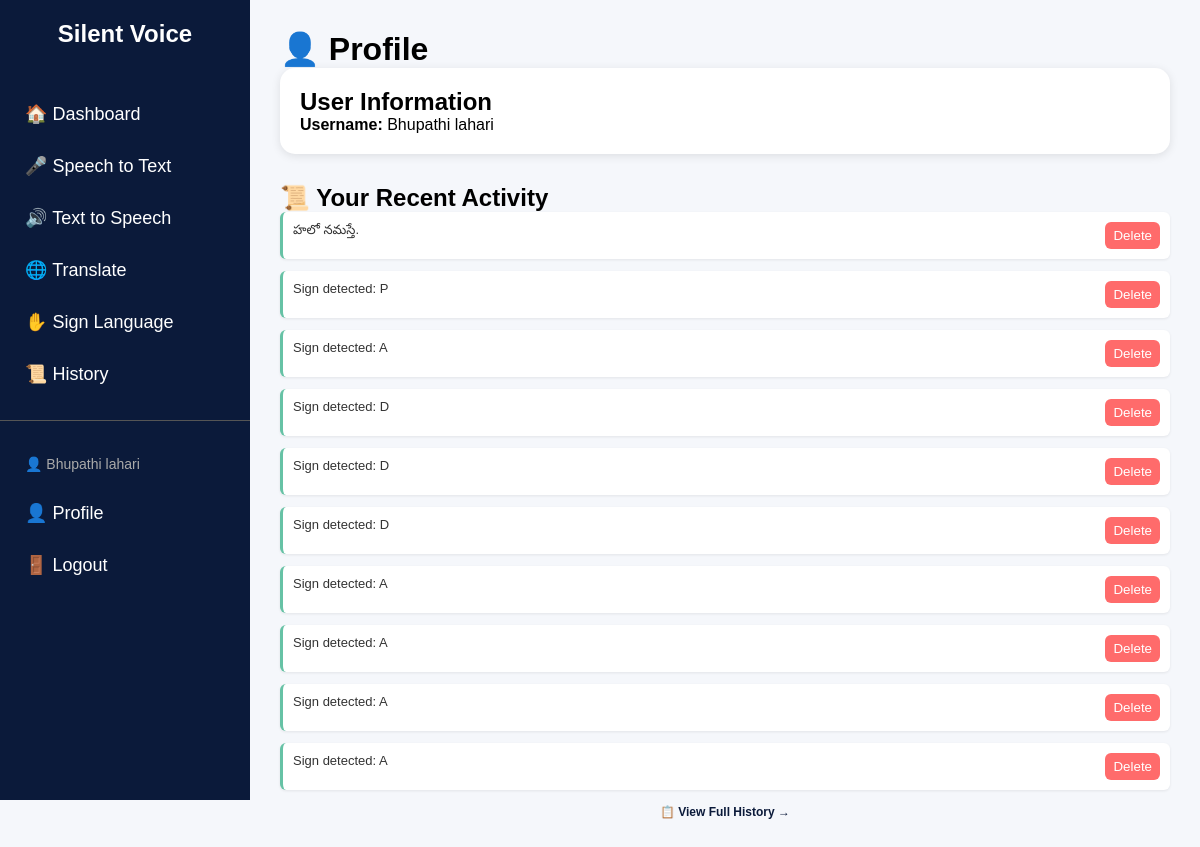
Screenshot of /profile (signed in) with the database file from the repository.
### tables this page shows
CREATE TABLE history (
    id INTEGER PRIMARY KEY AUTOINCREMENT,
    text TEXT
, username TEXT, created_at TIMESTAMP);

### app.py (the view)
@app.route("/profile")
@login_required
def profile():
    username = session['username']
    conn = get_db()
    cursor = conn.cursor()
    cursor.execute("SELECT id, username, text, created_at FROM history WHERE username = ? ORDER BY id DESC", (username,))
    history = cursor.fetchall()
    conn.close()
    return render_template("profile.html", username=username, history=history)

### app.py (called while the page is built)
def get_db():
    return sqlite3.connect("data.db")

def login_required(view):
    @wraps(view)
    def wrapped_view(**kwargs):
        if 'username' not in session:
            if request.method == 'POST' or request.is_json:
                return jsonify({"error": "Authentication required."}), 401
            return redirect(url_for('login'))
        return view(**kwargs)
    return wrapped_view

@app.context_processor
def inject_user():
    return dict(username=session.get('username'))

### templates/profile.html (shortened to what this page needs)
{% extends "base.html" %}
{% block content %}
<h1>👤 Profile</h1>
<div class="card">
    <h2>User Information</h2>
    <p><strong>Username:</strong> {{ username }}</p>
</div>
<h2 style="margin-top:30px;">📜 Your Recent Activity</h2>
{% if history %}
    <div class="history-list">
        {% for item in history[:10] %}
            <div class="history-item" data-entry-id="{{ item[0] }}">
                <div class="history-item-content">
                    {{ item[2] }}
                </div>
                <div style="margin-left:12px; display:flex; gap:8px; align-items:flex-start;">
                    <button class="btn-delete-entry" data-id="{{ item[0] }}" style="background:#ff6b6b;border:none;color:white;padding:6px 8px;border-radius:6px;cursor:pointer;">Delete</button>
                </div>
            </div>
        {% endfor %}
    </div>
    <p style="font-size: 12px; color: #999; margin-top: 15px; text-align: center;">
        <a href="/history-page" style="color: #0b1a3a; text-decoration: none; font-weight: bold;">
            📋 View Full History →
        </a>
    </p>
{% else %}
    <p style="color:#666;margin-top:15px;">No history yet. Start using the app to see your records here.</p>
{% endif %}
{% endblock %}

### templates/base.html (shortened to what this page needs)
<!DOCTYPE html>
<html>
<head>
</head>
<body>
    <div class="sidebar">
        <h2>Silent Voice</h2>
        <a href="/">🏠 Dashboard</a>
        <a href="/speech-to-text">🎤 Speech to Text</a>
        <a href="/text-to-speech">🔊 Text to Speech</a>
        <a href="/translate-page">🌐 Translate</a>
        <a href="/sign-language">✋ Sign Language</a>
        <a href="/history-page">📜 History</a>
        <hr style="border:0;height:1px;background:#555;margin:20px 0;">
        {% if username %}
            <p style="color:#aaa;padding:15px 25px;font-size:14px;">👤 {{ username }}</p>
            <a href="/profile">👤 Profile</a>
            <a href="/logout">🚪 Logout</a>
        {% else %}
            <a href="/login">🔓 Login</a>
        {% endif %}
    </div>
    <div class="main-content">
        {% block content %}
        {% endblock %}
    </div>
</body>
</html>

### templates/base.html (style rules this page uses)
* { margin:0; padding:0; box-sizing:border-box; font-family: Arial; }
body { display:flex; background:#f5f7fb; }
.sidebar { width:250px; height:100vh; background:#0b1a3a; color:white; position:fixed; padding-top:20px; }
.sidebar h2 { text-align:center; margin-bottom:40px; }
.sidebar a { display:block; color:white; text-decoration:none; padding:15px 25px; font-size:18px; }
.main-content { margin-left:250px; width:100%; padding:30px; }
.card { background:white; padding:20px; border-radius:15px; margin-bottom:20px; box-shadow:0px 2px 10px rgba(0,0,0,0.1); }
button { background:#2563eb; color:white; border:none; padding:10px 20px; border-radius:8px; cursor:pointer; }

### templates/profile.html (style rules this page uses)
.history-list { max-width: 900px; }
.history-item { display: flex; margin-bottom: 12px; padding: 10px; background: white; border-radius: 6px; border-left: 3px solid #66c2a5; box-shadow: 0 1px 3px rgba(0, 0, 0, 0.08); }
.history-item-content { flex: 1; color: #333; font-size: 13px; }

### rows the page displays
history: text "హలో నమస్తే."
history: text "Sign detected: P"
history: text "Sign detected: A"
history: text "Sign detected: D"
history: text "Sign detected: D"
history: text "Sign detected: D"
history: text "Sign detected: A"
history: text "Sign detected: A"
history: text "Sign detected: A"
history: text "Sign detected: A"

### other values shown
{{ username }} "Bhupathi lahari"
